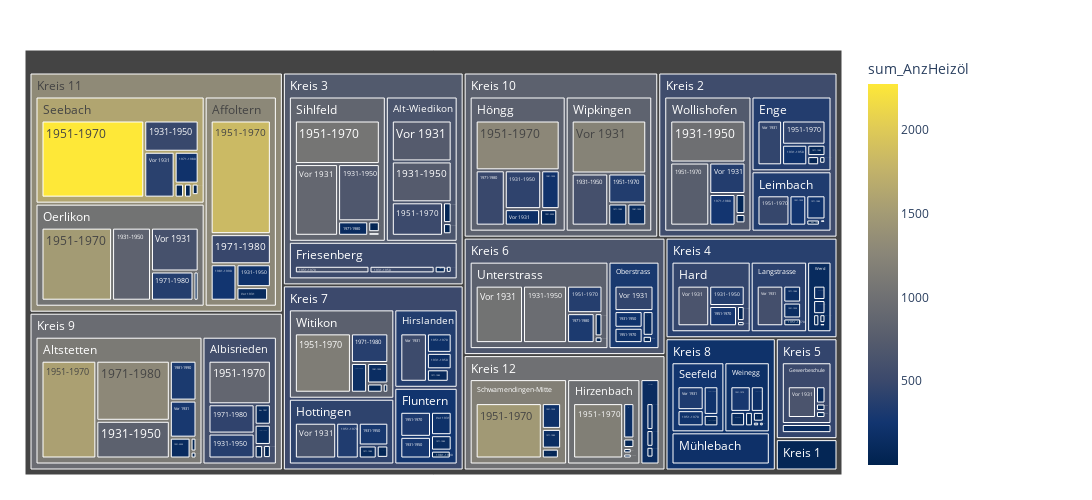

Notebook source saved alongside this figure:
### Code cell
fig = px.treemap(myTreemapAgg.query('sum_AnzHeizöl >0').reset_index(), path=[px.Constant("")
                                                                                     ,'KreisLang', 'QuarLang','Bauperiode']
                 , values='sum_AnzHeizöl'
                 , color='sum_AnzHeizöl'
                 ## bei discrete scales (bei Klassen und Strings):                 
                 #, color_discrete_map={'(?)':'lightgrey','EVP':'gold', 'SP':'#FF3030', 'PdA':'#EE3B3B', 'Grüne':'#A2CD5A','GLP':'#CAFF70','Die Mitte':'orange','FDP':'#104E8B','AL':'deeppink','SVP':'forestgreen', 'FL ZÜRI':'#8B864E','Volt':'#lightblue' }                
                 ## bei continuous scales (bei Zahlenwerten):
                , color_continuous_scale='cividis'
                #, color_continuous_midpoint=np.average(df['AnzBestWir'], weights=df['AnzBestWir'])  
                 ,height=500
                 ,width=1100                 
                )
fig.update_traces(root_color="grey")
fig.update_layout(margin = dict(t=50, l=25, r=250, b=25))
fig.show()

### Figure 1 — Plotly figure (JSON) as saved in the notebook; plotly's stock layout.template omitted (floating-point values rounded to 4 significant figures; data arrays with more than 128 entries replaced by an {"elided": "..."} marker saying what was removed)
{"data": [{"branchvalues": "total", "customdata": {"elided": "236x1 float values"}, "domain": {"x": [0, 1], "y": [0, 1]}, "hovertemplate": "labels=%{label}<br>sum_AnzHeizöl_sum=%{value}<br>parent=%{parent}<br>id=%{id}<br>sum_AnzHeizöl=%{color}<extra></extra>", "ids": {"elided": "236 str values"}, "labels": {"elided": "236 str values"}, "marker": {"coloraxis": "coloraxis", "colors": {"elided": "236 float values"}}, "name": "", "parents": {"elided": "236 str values"}, "root": {"color": "grey"}, "type": "treemap", "values": {"elided": "236 int values"}}], "layout": {"coloraxis": {"colorbar": {"title": {"text": "sum_AnzHeizöl"}}, "colorscale": [[0, "#00224e"], [0.1111, "#123570"], [0.2222, "#3b496c"], [0.3333, "#575d6d"], [0.4444, "#707173"], [0.5556, "#8a8678"], [0.6667, "#a59c74"], [0.7778, "#c3b369"], [0.8889, "#e1cc55"], [1, "#fee838"]]}, "height": 500, "legend": {"tracegroupgap": 0}, "margin": {"b": 25, "l": 25, "r": 250, "t": 50}, "width": 1100}}
